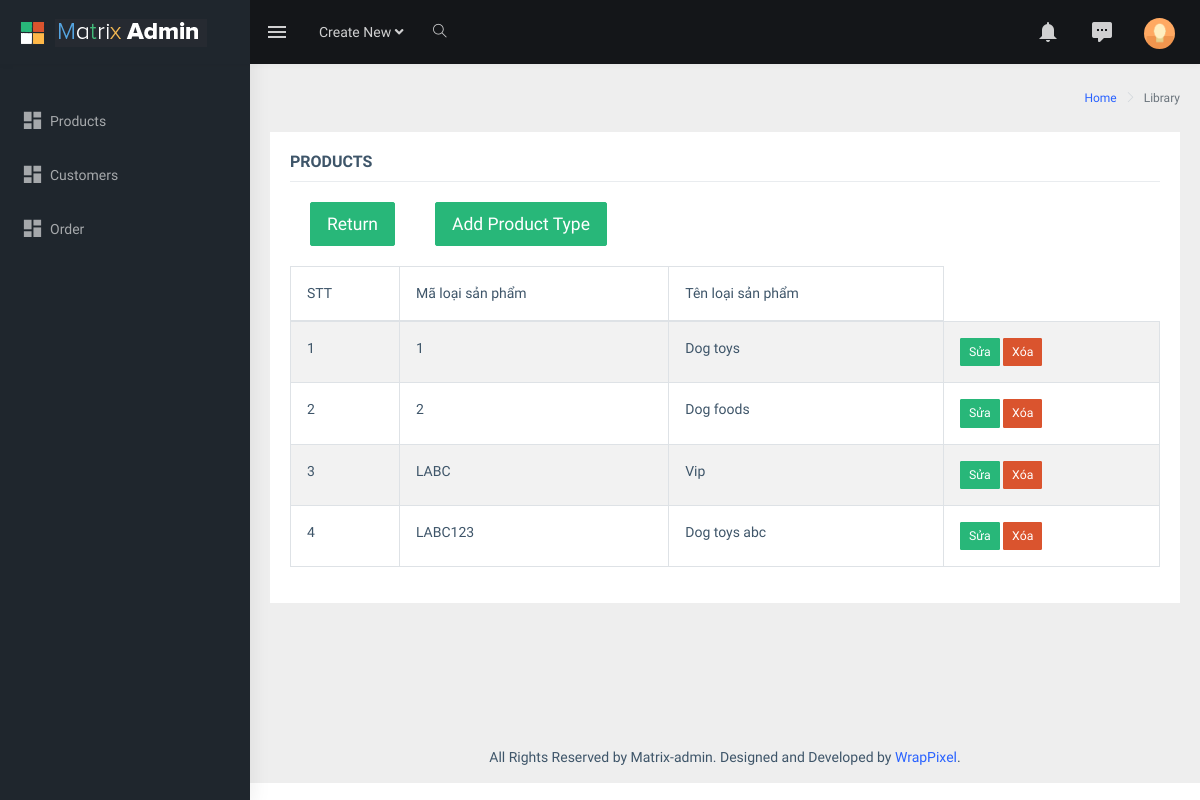
Page /admin/type_product.php (signed in) on the committed database.
### tables this page shows
CREATE TABLE `loai_sp` (
  `ma_loai` varchar(11) NOT NULL,
  `ten_loai_sp` varchar(50) NOT NULL
);

### admin/controllers/c_product.php (called while the page is built, shortened)
<?php
include ("models/m_product.php");
class c_product{
    public function show_type_product1() {
        $show = new m_product();
        $show_type = $show->select_type_product();
        include("templates/layout.php");
    }
}
?>

### admin/type_product.php (called while the page is built, shortened)
<?php
include "controllers/c_product.php";
$show = new c_product();
$show->show_type_product1();
?>

### admin/models/database.php (called while the page is built, shortened)
<?php
class database{
    protected $pdo = NULL;
    protected $sql = '';
    public function __construct() {
        try
        {
            $this->pdo = new PDO('mysql:host=localhost; dbname=PHP0921E_Nhom4','PHP0921E_Nhom4','7tqrL4nXfF');
            $this->pdo->query('set names "utf8"');
        }
        catch(PDOException $ex )
        {
            die($ex->getMessage());
        }
    }
    public function setQuery($sql) {
        $this->sql = $sql;
    }
    public function execute($options=array()) {
        $this->sta = $this->pdo->prepare($this->sql);
        $this->sta->execute();
        return $this->sta;
    }
    public function loadAllRows($options=array()) {
        if(!$options) {
            if(!$result = $this->execute())
                return false;
        }
        else {
            if(!$result = $this->execute($options))
                return false;
        }
        return $result->fetchAll(PDO::FETCH_OBJ);
    }
}
?>

### admin/models/m_product.php (called while the page is built, shortened)
<?php
require_once ("database.php");
class m_product extends database {
    public function select_type_product() {
        $sql = "select * from loai_sp";
        return $this->loadAllRows();
    }
}
?>

### admin/views/product/v_typeproduct.php (the view)
<div class="page-wrapper">
    <div class="page-breadcrumb">
        <div class="row">
            <div class="col-12 d-flex no-block align-items-center">
                <div class="ml-auto text-right">
                    <nav aria-label="breadcrumb">
                        <ol class="breadcrumb">
                            <li class="breadcrumb-item"><a href="#">Home</a></li>
                            <li class="breadcrumb-item active" aria-current="page">Library</li>
                        </ol>
                    </nav>
                </div>
            </div>
        </div>
    </div>
    <div class="container-fluid">
        <div class="row">
            <div class="col-12">
                <div class="card">
                    <div class="card-body">
                        <h5 class="card-title">PRODUCTS</h5>
                        <div class="table-responsive">
                            <div class="border-top" style="display: flex;">
                                <div class="card-body" style="flex: 0;">
                                    <button type="button" class="btn btn-success btn-lg" onclick="window.location.href='list_product.php'">Return</button>
                                </div>
                                <div class="card-body" style="flex: 0;">
                                    <button type="button" class="btn btn-success btn-lg" onclick="window.location.href='add_product_type.php'">Add Product Type</button>
                                </div>
                            </div>
                            <table id="zero_config" class="table table-striped table-bordered">
                                <thead>
                                <tr>
                                    <th>STT</th>
                                    <th> Mã loại sản phẩm</th>
                                    <th>Tên loại sản phẩm</th>
                                </tr>
                                </thead>
                                <tbody>
                                <?php
                                foreach ($show_type as $key=>$value) {
                                    ?>
                                    <tr>
                                        <td><?php echo $key+1 ; ?></td>
                                        <td><?php echo $value->ma_loai ; ?></td>
                                        <td><?php echo $value->ten_loai_sp ; ?></td>
                                        <td>
                                            <button type="button" class="btn btn-success btn-sm" onclick="window.location.href='edit_typeproduct.php?ma_loai=<?php echo $value->ma_loai;?>'">Sửa</button>
                                            <button type="button" class="btn btn-danger btn-sm" onclick="window.location.href='delete_typeproduct.php?ma_loai=<?php echo $value->ma_loai;?>'">Xóa</button>
                                        </td>
                                    </tr>
                                <?php } ?>
                                </tbody>
                            </table>
                        </div>
                    </div>
                </div>
            </div>
        </div>
    </div>
    <footer class="footer text-center">
        All Rights Reserved by Matrix-admin. Designed and Developed by <a href="https://wrappixel.com">WrapPixel</a>.
    </footer>
</div>

### rows in the picture
loai_sp: ma_loai "1", ten_loai_sp "Dog toys"
loai_sp: ma_loai "2", ten_loai_sp "Dog foods"
loai_sp: ma_loai "LABC", ten_loai_sp "Vip"
loai_sp: ma_loai "LABC123", ten_loai_sp "Dog toys abc"
